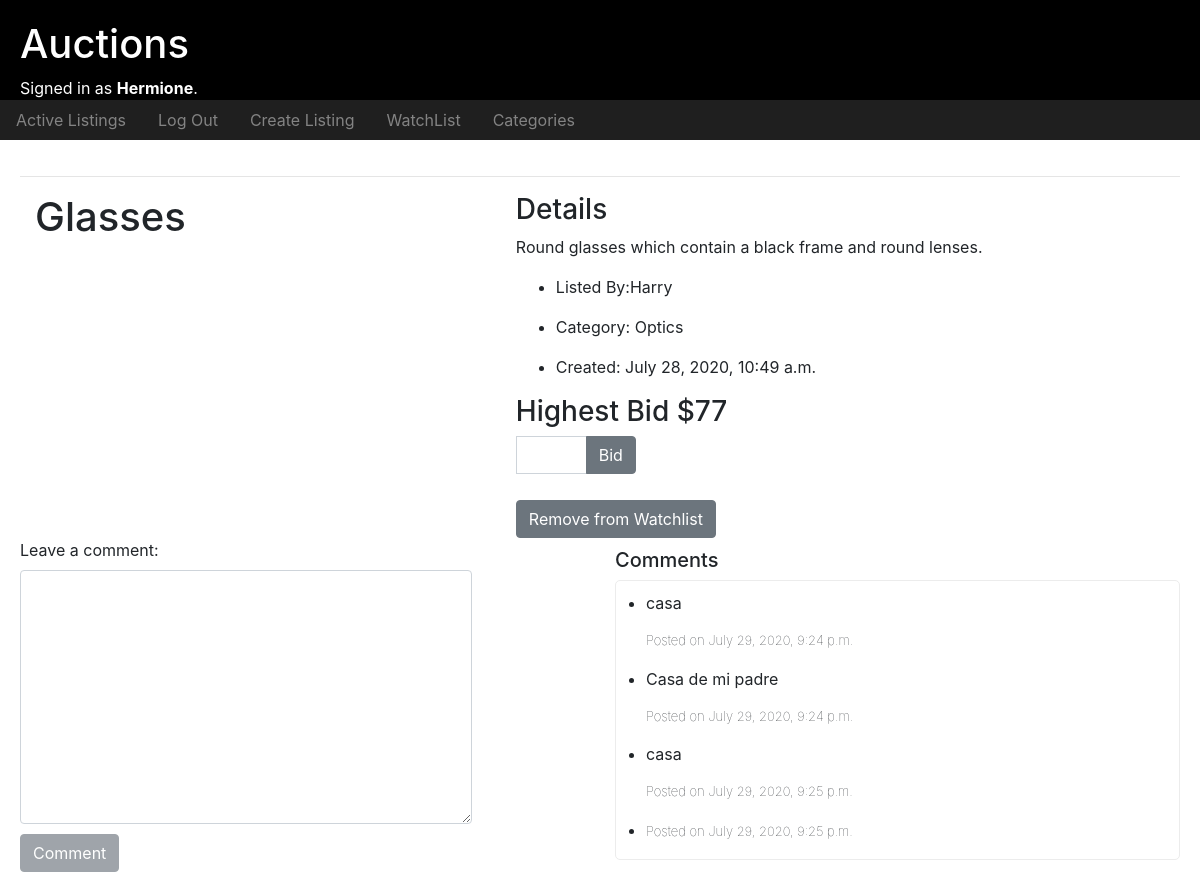
Page /listings/7 (signed in) on the committed database.
### auctions/models.py (models this page shows, shortened)
class User(AbstractUser):
    pass

class Listing(models.Model):
    user = models.ForeignKey(settings.AUTH_USER_MODEL,on_delete=models.CASCADE, null=True)
    title = models.CharField(max_length=64)
    description = models.TextField(blank=True)
    startingBid = models.IntegerField()
    photo = models.TextField(blank=True)
    category = models.TextField(blank=True)
    active = models.BooleanField(default=True)
    watchlist = models.BooleanField(default=False)
    date = models.DateTimeField(auto_now_add=True, null=True, blank=True)

### auctions/views.py (the view, shortened to what this page needs)
# urls.py: path("listings/<int:listing_id>", views.product, name="product"),
@login_required(login_url="login")
def product(request, listing_id):
    listing = Listing.objects.get(id=listing_id)
    startingBid = listing.startingBid
    form = BidForm(request.POST)
    formComment = CommentForm(request.POST)
    comments = Comment.objects.filter(listing=listing_id).values('comments', 'date', 'user')
    lastBid = Bid.objects.filter(listing=listing_id).aggregate(Max('bids'))["bids__max"]
    winner = Bid.objects.filter(bids=lastBid).values('user')
    username = User.objects.get(username=request.user.username)
    print(winner)
    if lastBid is None:
        lastBid = startingBid
    return render(request, "auctions/product.html", {
        "listing": listing,
        "form": form,
        "lastBid": lastBid,
        "formComment": formComment,
        "comments": comments,
        "winner": winner
    })

### auctions/views.py
class BidForm(ModelForm):
    class Meta:
        model = Bid
        fields = ['bids']
        widgets = {
            'bids': NumberInput(attrs={'class': 'form-control inputNumber'}),
        }
        labels = {
            'bids': 'Insert Your Bid',
        }

class CommentForm(ModelForm):
    class Meta:
        model = Comment
        fields = ["comments"]
        widgets = {
            'comments': Textarea(attrs={'class': 'form-control comments', 'id': 'newComment',})
        }
        labels = {
            'comments': 'Leave a comment',
        }

### auctions/templates/auctions/product.html (shortened to what this page needs)
{% extends "auctions/layout.html" %}
{% block body %}
<div>
    <div class="row h-50">
        <div class="col-5 container">
            <div class="container">
                <h1>{{ listing.title }}</h1>
            </div>
        </div>
        <div class="col-7 container">
            <h3>Details</h3>
            <p>{{ listing.description }}</p>
            <ul>
                <li>
                    <p>Listed By:{{ listing.user }}</p>
                </li>
                <li>
                    <p>Category: {{ listing.category }}</p>
                </li>
                <li>
                    <p>Created: {{ listing.date }}</p>
                </li>
            </ul>
            {% if lastBid is None %}
            <h3>Starting Price ${{ lastBid }}</h3>
            {% else %}
            <h3>Highest Bid ${{ lastBid }}</h3>
            {% endif %}
            <form class="bid" autocomplete="off" action="{% url 'product' listing.id %}" method="POST">
                <div class="input-group mb-3">
                    {{ form.bids }}
                    <div class="input-group-append">
                      <button class="btn btn-secondary" type="submit">Bid</button>
                    </div>
                </div>
            </form>
            {% if listing.watchlist is False %}
            <form autocomplete="off" action="{% url 'addWatchList' listing.id %}" method="POST">
                {% csrf_token %}
                <button type="submit" class="btn btn-secondary button">Add to Watchlist</button>
            </form>
            {% else %}
            <form autocomplete="off" action="{% url 'removeWatchList' listing.id %}" method="POST">
                <button type="submit" class="btn btn-secondary button">Remove from Watchlist</button>
            </form>
            {% endif %}
        </div>
    </div>
    </div>
    <div class="row h-25">
        <div class="col-6 container-fluid">
        <form id="formComment" autocomplete="off" class="comment" action="{% url 'addComment' listing.id %}" method="POST">
            {{ formComment }}
            <button id="submit" type="submit" class="btn btn-secondary button">Comment</button>
        </form>
        </div>
        <div class="col-6 container-fluid commentList">
            <h5 class="title">Comments</h5>
            <div class="inbox">
                <ul class="text">
                    {% for comment in comments %}
                    <li>
                        <p>{{ comment.comments }}</p>
                        <p class="pie"> Posted on {{ comment.date }} </p>
                    </li>
                    {% endfor %}
                </ul>
            </div>
        </div>
    </div>
{% endblock %}

### auctions/templates/auctions/layout.html (shortened to what this page needs)
{% load static %}
<!DOCTYPE html>
<html lang="en">
    <head>
        <link rel="stylesheet" href="https://stackpath.bootstrapcdn.com/bootstrap/4.4.1/css/bootstrap.min.css">
        <link href="{% static 'auctions/styles.css' %}" rel="stylesheet">
    </head>
    <body>
        <section class="head">
        <h1>Auctions</h1>
        <div>
            {% if user.is_authenticated %}
                Signed in as <strong>{{ user.username }}</strong>.
            {% else %}
                Not signed in.
            {% endif %}
        </div>
        </section>
        <div class="headers">
        <ul class="nav">
            <li class="nav-item">
                <a class="nav-link" href="{% url 'index' %}">Active Listings</a>
            </li>
            {% if user.is_authenticated %}
                <li class="nav-item">
                    <a class="nav-link" href="{% url 'logout' %}">Log Out</a>
                </li>
                <li class="nav-item">
                    <a class="nav-link" href="{% url 'add' %}">Create Listing</a>
                </li>
                <li class="nav-item">
                    <a class="nav-link" href="{% url 'watchlist' %}">WatchList</a>
                </li>
                <li class="nav-item">
                    <a class="nav-link" href="{% url 'categories' %}">Categories</a>
                </li>
            {% endif %}
        </ul>
        </div>
        <section class="body">
        <hr>
        {% block body %}
        {% endblock %}
        </section>
    </body>
</html>

### auctions/static/auctions/styles.css (style rules this page uses)
body { margin: 0; }
.head { background-color: rgb(0, 0, 0); color: rgb(255, 255, 255); padding-left: 20px; padding-top: 20px; }
.body { padding: 20px; }
.headers { width: 100%; height: fit-content; background-color: rgb(31, 31, 31); }
.nav-link { color: rgb(131, 131, 131); }
.text { padding-left: 20px; margin: 5px; }
.comments { width: 80%; height: 5vh; }
.pie { font-weight: lighter; font-size: small; margin-top: 0; }
.inbox { margin-top: 5px; padding: 5px; border: solid 1px rgb(236, 236, 236); border-radius: 5px; height: 35vh; overflow-y: auto; }
.title { margin-top: 10px; }
.button { margin-top: 10px; }
.bid { width: 10vw; }

### rows in the picture
User: username "Hermione"
Listing: title "Glasses", description "Round glasses which contain a black frame and round lenses.", user "Harry", category "Optics", date "July 28, 2020, 10:49 a.m."

### other values in the picture
{{ lastBid }} "77"
{{ comment.comments }} "casa" "Casa de mi padre" "casa"
{{ comment.date }} "July 29, 2020, 9:24 p.m." "July 29, 2020, 9:24 p.m." "July 29, 2020, 9:25 p.m." "July 29, 2020, 9:25 p.m."
